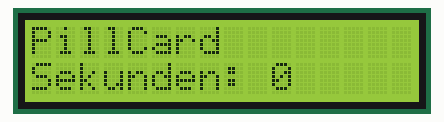
A sketch run on a simulated ESP32. On the bench: 16×2 character LCD. What the sketch prints to the serial monitor is not drawn.

Above: at 0.2 s.
At 4.2 s:
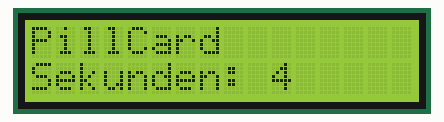
At 9.3 s:
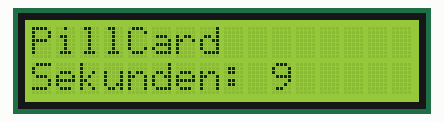
At 19.5 s:
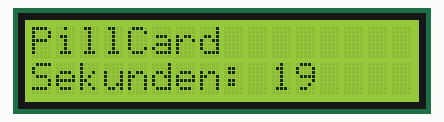
At 29.6 s:
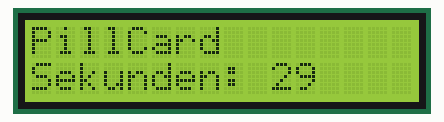
At 38.8 s:
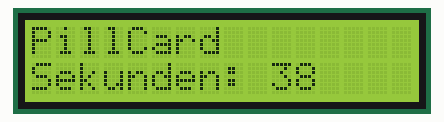

The sketch:

LCD_Test.ino
```cpp
// PillCard Display-Test für die Arduino IDE (ESP32 + LCD 16x2 ohne I2C-Modul).
// Zeile 1 zeigt "PillCard", Zeile 2 zählt die Sekunden hoch.
//
// Arduino IDE: Board "ESP32 Dev Module", Serieller Monitor auf 115200 Baud.
//
// Verkabelung Display -> ESP32:
//   1 VSS -> GND        2 VDD -> 5V          3 V0 -> frei (oder 1 kOhm an GND)
//   4 RS  -> IO22       5 R/W -> GND         6 E  -> IO21
//   7-10 DB0-DB3 frei
//  11 DB4 -> IO32      12 DB5 -> IO33       13 DB6 -> IO14      14 DB7 -> IO15
//  15 LED+ -> 5V über 100 Ohm               16 LED- -> GND
//  GND des ESP32 muss mit GND des Displays verbunden sein!
#include <LiquidCrystal.h>

const uint8_t PIN_RS = 22;
const uint8_t PIN_E  = 21;
const uint8_t PIN_D4 = 32;
const uint8_t PIN_D5 = 33;
const uint8_t PIN_D6 = 14;
const uint8_t PIN_D7 = 15;

LiquidCrystal lcd(PIN_RS, PIN_E, PIN_D4, PIN_D5, PIN_D6, PIN_D7);

unsigned long letzteNeuinit = 0;

/** Richtet das Display neu ein und schreibt die erste Zeile. */
void displayEinrichten() {
  lcd.begin(16, 2);
  lcd.clear();
  lcd.setCursor(0, 0);
  lcd.print("PillCard");
}

void setup() {
  Serial.begin(115200);
  delay(100);  // Datenblatt: nach dem Einschalten mind. 40 ms warten
  displayEinrichten();
  Serial.println("Display-Test laeuft. Oben 'PillCard', unten zaehlen die Sekunden.");
  Serial.println("Nur weisse Kaestchen oben? Dann kommen die Daten nicht an (Kabel RS/E/D4-D7, R/W, GND).");
}

void loop() {
  // Alle 5 s neu einrichten, falls das Display erst nach dem ESP32 Strom bekommen hat
  if (millis() - letzteNeuinit > 5000) {
    letzteNeuinit = millis();
    displayEinrichten();
  }

  unsigned long sekunden = millis() / 1000;
  lcd.setCursor(0, 1);
  lcd.print("Sekunden: ");
  lcd.print(sekunden);
  lcd.print("   ");  // Reste von längeren Zahlen überschreiben

  Serial.printf("Sekunden: %lu\n", sekunden);
  delay(1000);
}
```

Measured:
- what the display in image 0 shows lasts 1.0 s, from 0.2 s to 1.2 s
- what the display in image 1 shows lasts 1.1 s, from 4.2 s to 5.3 s
